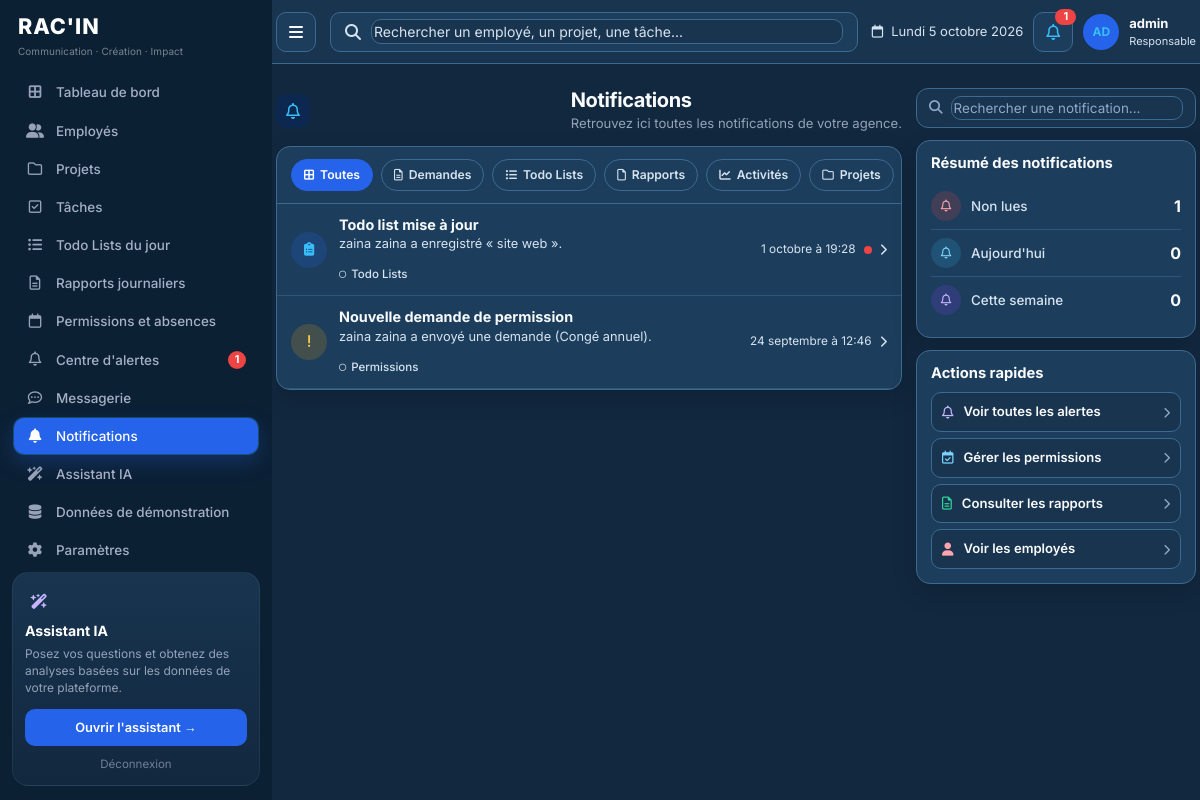
Page /notifications/ (signed in) on the earlier database version.
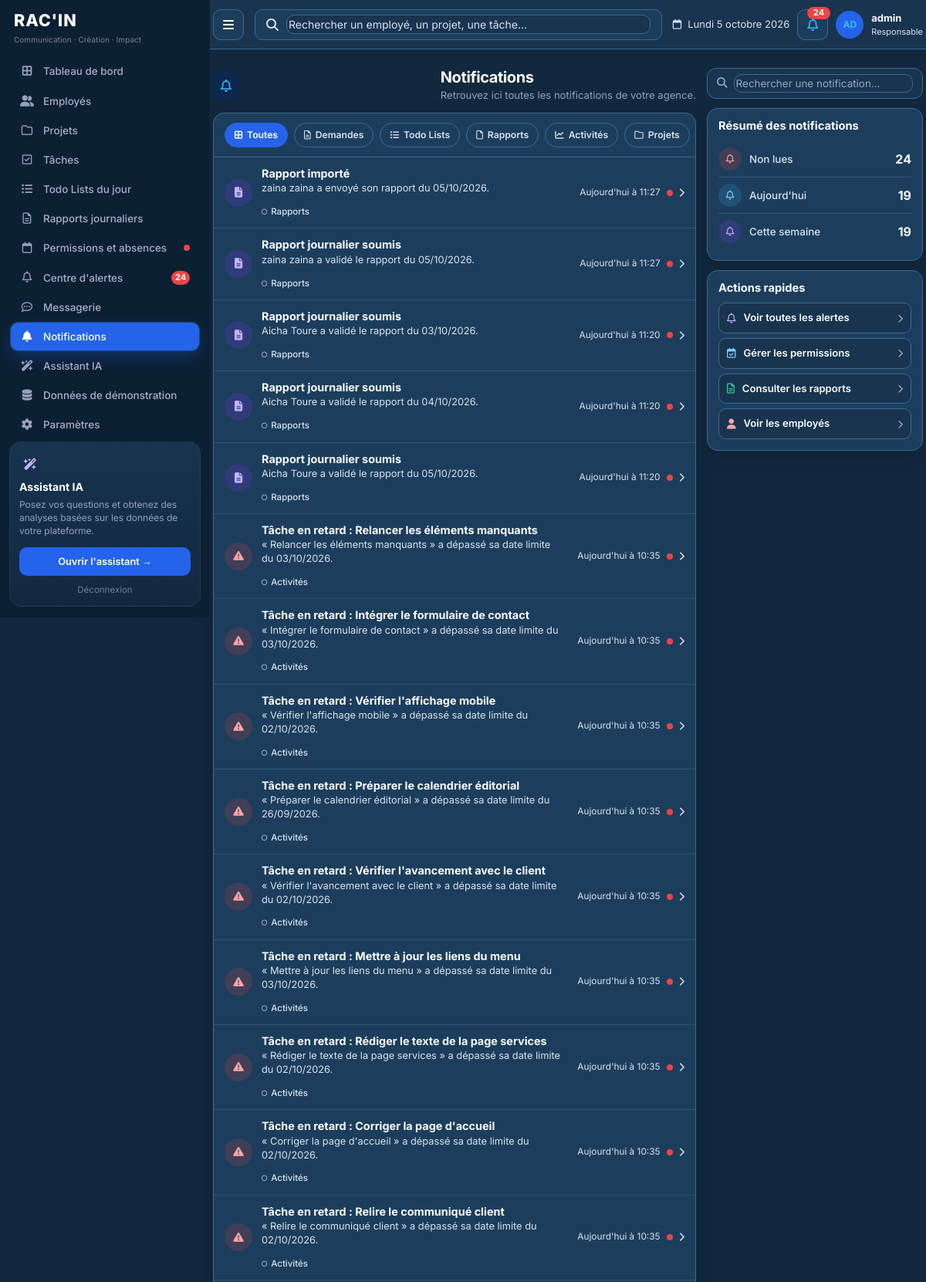
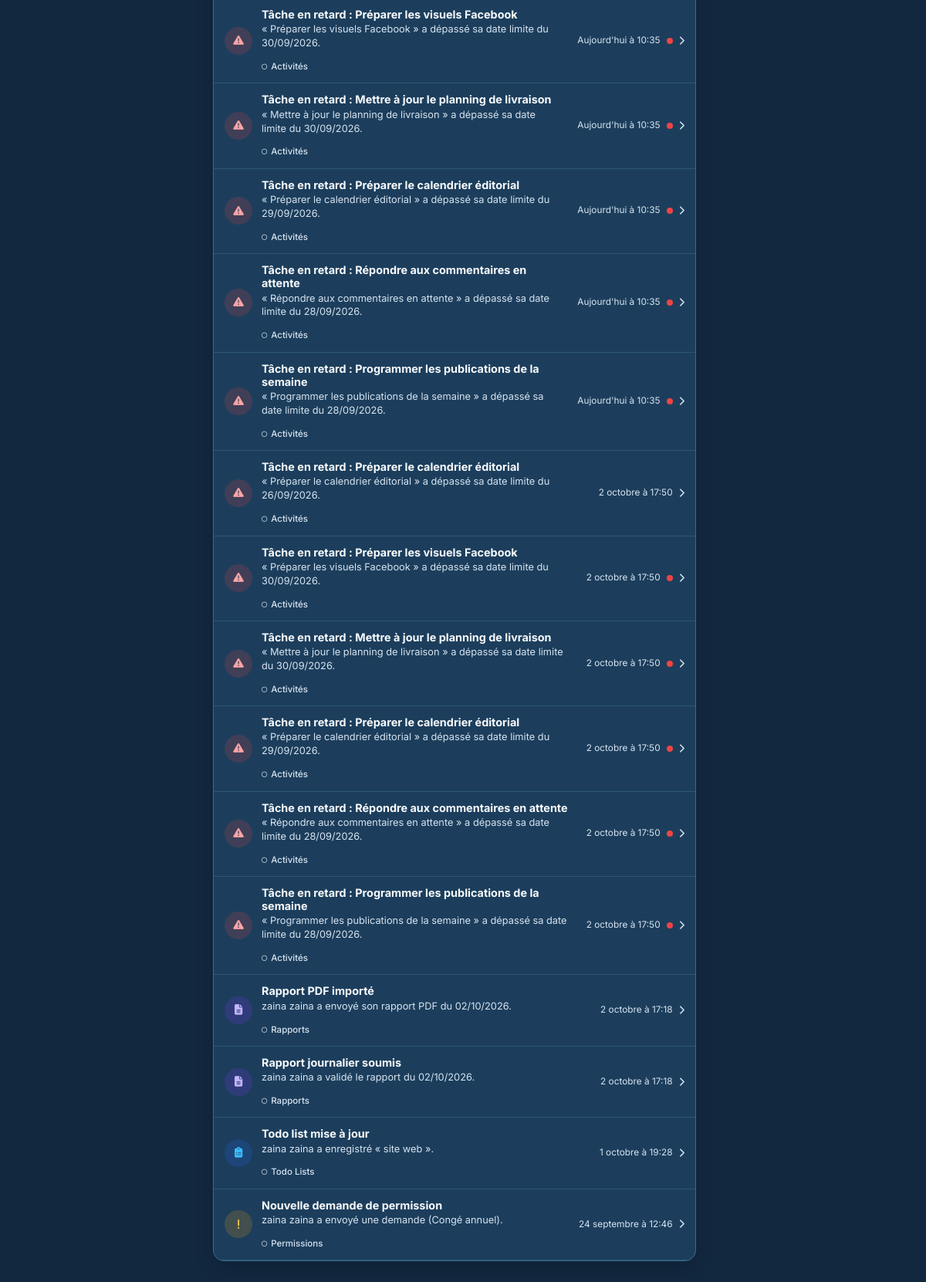
Same page on the later database version (2 pictures, top to bottom).
### notifications/models.py (models this page shows, shortened)
class Notification(models.Model):
    NOTIFICATION_TYPES = [
        ('info', _('Information')),
        ('success', _('Succès')),
        ('warning', _('Avertissement')),
        ('danger', _('Danger')),
    ]
    user = models.ForeignKey(
        User,
        on_delete=models.CASCADE,
        related_name='notifications',
        verbose_name=_('Utilisateur')
    )
    title = models.CharField(
        max_length=200,
        verbose_name=_('Titre')
    )
    message = models.TextField(
        verbose_name=_('Message')
    )
    notification_type = models.CharField(
        max_length=20,
        choices=NOTIFICATION_TYPES,
        default='info',
        verbose_name=_('Type de notification')
    )
    is_read = models.BooleanField(
        default=False,
        verbose_name=_('Lu')
    )
    link = models.CharField(
        max_length=500,
        blank=True,
        verbose_name=_('Lien')
    )
    created_at = models.DateTimeField(
        auto_now_add=True,
        verbose_name=_('Créé le')
    )
    class Meta:
        verbose_name = _('Notification')
        verbose_name_plural = _('Notifications')
        ordering = ['-created_at']

### notifications/views.py (the view)
# urls.py: path('', views.notification_list, name='list'),
@login_required
def notification_list(request):
    all_notifications = Notification.objects.filter(user=request.user)
    now = timezone.localtime()
    today = now.date()
    week_start = today - timedelta(days=today.weekday())
    prepared = []
    for notification in all_notifications:
        category, style_key = _style_for(notification)
        icon, tone, chip = STYLES[style_key]
        notification.category = category
        notification.icon = icon
        notification.tone = tone
        notification.chip = chip
        notification.when = _when_label(notification.created_at)
        prepared.append(notification)
    active_filter = request.GET.get('filtre', '')
    if active_filter not in {key for key, _label in FILTERS}:
        active_filter = ''
    query = (request.GET.get('q') or '').strip()
    visible = prepared
    if active_filter:
        visible = [item for item in visible if item.category == active_filter]
    if query:
        needle = query.lower()
        visible = [
            item for item in visible
            if needle in item.title.lower() or needle in item.message.lower() or needle in item.chip.lower()
        ]
    context = {
        'notifications': visible,
        'unread_count': all_notifications.filter(is_read=False).count(),
        'today_count': all_notifications.filter(created_at__date=today).count(),
        'week_count': all_notifications.filter(created_at__date__gte=week_start).count(),
        'filters': FILTERS,
        'active_filter': active_filter,
        'query': query,
        'today_label': date_format(today, 'l j F Y').capitalize(),
        'initials': (
            f'{(request.user.first_name[:1] if request.user.first_name else "")}'
            f'{(request.user.last_name[:1] if request.user.last_name else "")}'
        ).upper() or request.user.username[:2].upper(),
    }
    return render(request, 'notifications/notification_list.html', context)

### authentication/models.py (called while the page is built)
    def is_admin(self):
        return self.role == 'admin'

### dashboard/context_processors.py (called while the page is built)
def _header(user):
    today = timezone.localdate()
    name = (user.get_full_name() or '').strip() or user.username
    initials = (
        f'{(user.first_name[:1] if user.first_name else "")}'
        f'{(user.last_name[:1] if user.last_name else "")}'
    ).upper() or user.username[:2].upper()
    return {
        'header_name': name,
        'header_initials': initials,
        'header_role': 'Responsable' if user.is_admin() else 'Employé',
        'header_date_label': f'{DAYS[today.weekday()]} {today.day} {MONTHS[today.month - 1]} {today.year}',
    }

def _chat_unread(user):
    if user.is_admin():
        return Message.objects.filter(
            sender__role='employee',
            receiver__role='admin',
            read_at__isnull=True,
        ).count()
    return Message.objects.filter(receiver=user, read_at__isnull=True).count()

### templates/notifications/notification_list.html (shortened to what the changed rows need)
{% extends 'base.html' %}
{% block content %}
<div class="notif-page">
    <div class="notif-layout">
        <div>
            <div class="notif-head">
                <div>
                    <h1>Notifications</h1>
                </div>
            </div>
            <div class="notif-panel">
                <div class="notif-filters">
                    {% for key, label in filters %}
                    <a href="{% url 'notifications:list' %}{% if key %}?filtre={{ key }}{% if query %}&q={{ query|urlencode }}{% endif %}{% elif query %}?q={{ query|urlencode }}{% endif %}"
                       class="{% if active_filter == key %}active{% endif %}">
                        {% if key == '' %}<i class="fas fa-border-all"></i>{% endif %}
                        {% if key == 'demandes' %}<i class="far fa-file-alt"></i>{% endif %}
                        {% if key == 'todo' %}<i class="fas fa-list-ul"></i>{% endif %}
                        {% if key == 'rapports' %}<i class="far fa-file"></i>{% endif %}
                        {% if key == 'activites' %}<i class="fas fa-chart-line"></i>{% endif %}
                        {% if key == 'projets' %}<i class="far fa-folder"></i>{% endif %}
                        {{ label }}
                    </a>
                    {% endfor %}
                </div>
                {% if notifications %}
                    {% for notification in notifications %}
                    <a class="notif-row" href="{{ notification.link|default:'#' }}" data-id="{{ notification.pk }}" {% if not notification.link %}onclick="return false;"{% endif %}>
                        <span class="notif-ico {{ notification.tone }}"><i class="fas {{ notification.icon }}"></i></span>
                        <span class="notif-body">
                            <h3>{{ notification.title }}</h3>
                            <p>{{ notification.message }}</p>
                            <span class="notif-chip"><i class="far fa-circle" style="font-size:.45rem;"></i> {{ notification.chip }}</span>
                        </span>
                        <span class="notif-meta">
                            {{ notification.when }}
                            {% if not notification.is_read %}<span class="notif-dot"></span>{% endif %}
                            <i class="fas fa-chevron-right"></i>
                        </span>
                    </a>
                    {% endfor %}
                {% else %}
                <div class="notif-empty">
                    <i class="far fa-bell-slash fa-2x"></i>
                    <p class="mt-3 mb-0">Aucune notification{% if query %} pour « {{ query }} »{% elif active_filter %} dans ce filtre{% endif %}.</p>
                </div>
                {% endif %}
            </div>
        </div>
        <aside class="notif-side">
            <div class="side-card">
                <div class="stat-line">
                    <span class="stat-label"><span class="stat-bubble red"><i class="far fa-bell"></i></span> Non lues</span>
                    <span class="stat-num">{{ unread_count }}</span>
                </div>
                <div class="stat-line">
                    <span class="stat-label"><span class="stat-bubble blue"><i class="far fa-bell"></i></span> Aujourd'hui</span>
                    <span class="stat-num">{{ today_count }}</span>
                </div>
                <div class="stat-line">
                    <span class="stat-label"><span class="stat-bubble violet"><i class="far fa-bell"></i></span> Cette semaine</span>
                    <span class="stat-num">{{ week_count }}</span>
                </div>
            </div>
        </aside>
    </div>
</div>
{% endblock %}

### templates/base.html (shortened to what the changed rows need)
{% load static %}
<!DOCTYPE html>
<html lang="fr">
<head>
    <link href="https://cdn.jsdelivr.net/npm/bootstrap@5.3.0/dist/css/bootstrap.min.css" rel="stylesheet">
    <link href="https://cdnjs.cloudflare.com/ajax/libs/font-awesome/6.4.0/css/all.min.css" rel="stylesheet">
    <link rel="stylesheet" href="{% static 'css/platform.css' %}?v=3">
</head>
<body class="{% block body_class %}{% endblock %}">
    {% if user.is_authenticated %}
    <div class="container-fluid">
        <div class="row app-row">
            <div class="sidebar sidebar-racin p-0">
                <nav class="sidebar-nav nav flex-column">
                    {% if user.is_admin %}
                    <a class="nav-link {% if request.resolver_match.namespace == 'permissions' %}active{% endif %}" href="{% url 'permissions:list' %}">
                        <i class="far fa-calendar"></i> Permissions et absences
                        {% if sidebar_pending_permissions %}<span class="racin-dot"></span>{% endif %}
                    </a>
                    <a class="nav-link {% if request.resolver_match.url_name == 'delay_detection' %}active{% endif %}" href="{% url 'decision_ai:delay_detection' %}">
                        <i class="far fa-bell"></i> Centre d'alertes
                        {% if sidebar_unread_messages %}<span class="racin-badge">{{ sidebar_unread_messages }}</span>{% endif %}
                    </a>
                    {% endif %}
                </nav>
            </div>
            <div class="racin-content">
                <header class="app-header">
                    <div class="app-tools">
                        <a class="app-icon-btn" href="{% url 'notifications:list' %}" aria-label="Notifications">
                            <i class="far fa-bell"></i>
                            {% if sidebar_unread_messages %}<span class="app-badge">{{ sidebar_unread_messages }}</span>{% endif %}
                        </a>
                    </div>
                </header>
    {% endif %}
                {% block content %}{% endblock %}
    {% if user.is_authenticated %}
            </div>
        </div>
    </div>
    {% else %}
    </div>
    {% endif %}
</body>
</html>

Differences in the rows shown:
added Notification: title "Rapport importé", message "zaina zaina a envoyé son rapport du 05/10/2026.", chip "Rapports", when "Aujourd'hui à 11:27", is_read False (drawn)
added Notification: title "Rapport journalier soumis", message "zaina zaina a validé le rapport du 05/10/2026.", chip "Rapports", when "Aujourd'hui à 11:27", is_read False (drawn)
added Notification: title "Rapport journalier soumis", message "Aicha Toure a validé le rapport du 03/10/2026.", chip "Rapports", when "Aujourd'hui à 11:20", is_read False (drawn)
added Notification: title "Rapport journalier soumis", message "Aicha Toure a validé le rapport du 04/10/2026.", chip "Rapports", when "Aujourd'hui à 11:20", is_read False (drawn)
added Notification: title "Rapport journalier soumis", message "Aicha Toure a validé le rapport du 05/10/2026.", chip "Rapports", when "Aujourd'hui à 11:20", is_read False (drawn)
added Notification: title "Tâche en retard : Relancer les éléments manquants", message "« Relancer les éléments manquants » a dépassé sa date limite du 03/10/2026.", chip "Activités", when "Aujourd'hui à 10:35", is_read False (drawn)
added Notification: title "Tâche en retard : Intégrer le formulaire de contact", message "« Intégrer le formulaire de contact » a dépassé sa date limite du 03/10/2026.", chip "Activités", when "Aujourd'hui à 10:35", is_read False (drawn)
added Notification: title "Tâche en retard : Vérifier l'affichage mobile", message "« Vérifier l'affichage mobile » a dépassé sa date limite du 02/10/2026.", chip "Activités", when "Aujourd'hui à 10:35", is_read False (drawn)
added Notification: title "Tâche en retard : Préparer le calendrier éditorial", message "« Préparer le calendrier éditorial » a dépassé sa date limite du 26/09/2026.", chip "Activités", when "Aujourd'hui à 10:35", is_read False (drawn)
added Notification: title "Tâche en retard : Vérifier l'avancement avec le client", message "« Vérifier l'avancement avec le client » a dépassé sa date limite du 02/10/2026.", chip "Activités", when "Aujourd'hui à 10:35", is_read False (drawn)
added Notification: title "Tâche en retard : Mettre à jour les liens du menu", message "« Mettre à jour les liens du menu » a dépassé sa date limite du 03/10/2026.", chip "Activités", when "Aujourd'hui à 10:35", is_read False (drawn)
added Notification: title "Tâche en retard : Rédiger le texte de la page services", message "« Rédiger le texte de la page services » a dépassé sa date limite du 02/10/2026.", chip "Activités", when "Aujourd'hui à 10:35", is_read False (drawn)
added Notification: title "Tâche en retard : Corriger la page d'accueil", message "« Corriger la page d'accueil » a dépassé sa date limite du 02/10/2026.", chip "Activités", when "Aujourd'hui à 10:35", is_read False (drawn)
added Notification: title "Tâche en retard : Relire le communiqué client", message "« Relire le communiqué client » a dépassé sa date limite du 02/10/2026.", chip "Activités", when "Aujourd'hui à 10:35", is_read False (drawn)
added Notification: title "Tâche en retard : Préparer les visuels Facebook", message "« Préparer les visuels Facebook » a dépassé sa date limite du 30/09/2026.", chip "Activités", when "Aujourd'hui à 10:35", is_read False (drawn)
added Notification: title "Tâche en retard : Mettre à jour le planning de livraison", message "« Mettre à jour le planning de livraison » a dépassé sa date limite du 30/09/2026.", chip "Activités", when "Aujourd'hui à 10:35", is_read False (drawn)
added Notification: title "Tâche en retard : Préparer le calendrier éditorial", message "« Préparer le calendrier éditorial » a dépassé sa date limite du 29/09/2026.", chip "Activités", when "Aujourd'hui à 10:35", is_read False (drawn)
added Notification: title "Tâche en retard : Répondre aux commentaires en attente", message "« Répondre aux commentaires en attente » a dépassé sa date limite du 28/09/2026.", chip "Activités", when "Aujourd'hui à 10:35", is_read False (drawn)
added Notification: title "Tâche en retard : Programmer les publications de la semaine", message "« Programmer les publications de la semaine » a dépassé sa date limite du 28/09/2026.", chip "Activités", when "Aujourd'hui à 10:35", is_read False (drawn)
added Notification: title "Tâche en retard : Préparer le calendrier éditorial", message "« Préparer le calendrier éditorial » a dépassé sa date limite du 26/09/2026.", chip "Activités", when "2 octobre à 17:50"
added Notification: title "Tâche en retard : Préparer les visuels Facebook", message "« Préparer les visuels Facebook » a dépassé sa date limite du 30/09/2026.", chip "Activités", when "2 octobre à 17:50", is_read False (drawn)
added Notification: title "Tâche en retard : Mettre à jour le planning de livraison", message "« Mettre à jour le planning de livraison » a dépassé sa date limite du 30/09/2026.", chip "Activités", when "2 octobre à 17:50", is_read False (drawn)
added Notification: title "Tâche en retard : Préparer le calendrier éditorial", message "« Préparer le calendrier éditorial » a dépassé sa date limite du 29/09/2026.", chip "Activités", when "2 octobre à 17:50", is_read False (drawn)
added Notification: title "Tâche en retard : Répondre aux commentaires en attente", message "« Répondre aux commentaires en attente » a dépassé sa date limite du 28/09/2026.", chip "Activités", when "2 octobre à 17:50", is_read False (drawn)
added Notification: title "Tâche en retard : Programmer les publications de la semaine", message "« Programmer les publications de la semaine » a dépassé sa date limite du 28/09/2026.", chip "Activités", when "2 octobre à 17:50", is_read False (drawn)
added Notification: title "Rapport PDF importé", message "zaina zaina a envoyé son rapport PDF du 02/10/2026.", chip "Rapports", when "2 octobre à 17:18"
added Notification: title "Rapport journalier soumis", message "zaina zaina a validé le rapport du 02/10/2026.", chip "Rapports", when "2 octobre à 17:18"
changed Notification "Todo list mise à jour": is_read False → True (drawn)
Other differences:
{{ sidebar_unread_messages }}: "1" → "24"
{{ unread_count }}: "1" → "24"
{{ today_count }}: "0" → "19"
{{ week_count }}: "0" → "19"
